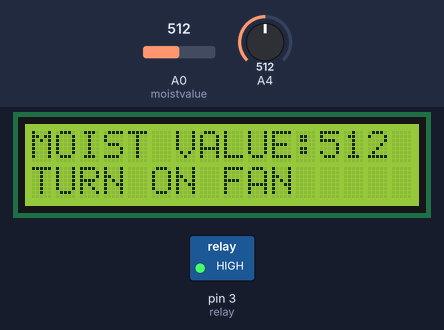
Simulated run of this sketch. Board: Arduino Uno, built with avr-gcc and run on an emulated ATmega328P. On the bench: 16×2 character LCD, switched loads named in the sketch (green lamp = pin HIGH). Inputs (shaded band) come from the test bench; at power-on: A0 (moistvalue) = 512, A4 = 512.

Above: at 1.2 s.
1.3 s: A0 (moistvalue) set to 306
At 3.4 s:
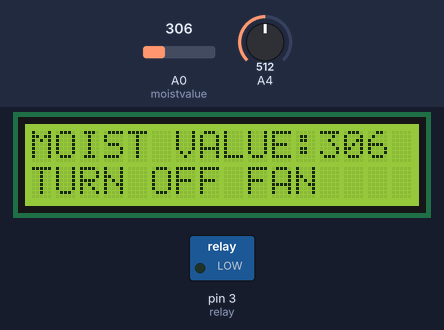
7.3 s: A4 set to 390
At 8.8 s:
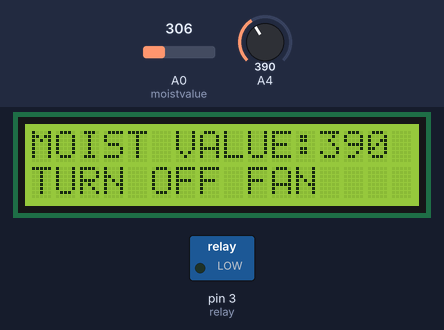
11.7 s: A4 set to 410
At 12.8 s:
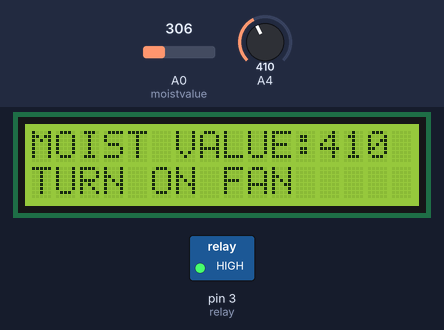
14.4 s: A4 set to 306
At 16.8 s:
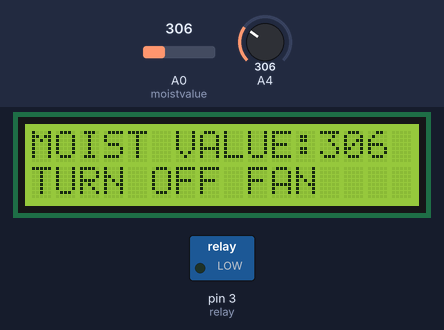
Timing chart, 0 to 18.3 s (numbered marks = the images above; inputs shaded):
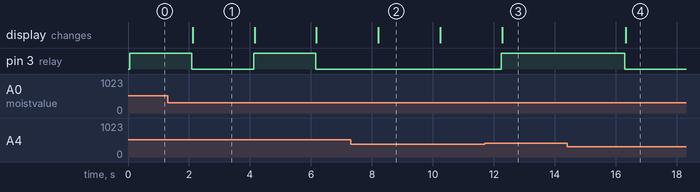

Measured:
- after the input at 1.3 s, pin 3 (relay): HIGH → LOW after 0.79 s, → HIGH 2.0 s later, → LOW 2.0 s later; the display: changes after 0.82 s (image 1)
- after the input at 7.3 s, pin 3 (relay): stays LOW (without the input it goes to HIGH after 0.88 s); the display: changes after 0.91 s (image 2)
- after the input at 11.7 s, pin 3 (relay): LOW → HIGH after 0.54 s; the display: changes after 0.57 s (image 3)
- after the input at 14.4 s, pin 3 (relay): HIGH → LOW after 1.9 s; the display: changes after 1.9 s (image 4)
- what the display in image 1 shows lasts 2.1 s, from 2.1 s to 4.2 s

The sketch:

MOISTURE1.ino
```cpp
#include <Wire.h>
#include <LiquidCrystal_I2C.h>
LiquidCrystal_I2C lcd(0x27,16,2);
int moisturesensor=A3;
int relay=3;
int moistvalue=0;

void setup()
{
  lcd.begin();
  lcd.backlight();
  Serial.begin(9600);
  pinMode(moisturesensor,INPUT);
  pinMode(relay,OUTPUT);
  }
void loop()
{
   moistvalue=analogRead(moistvalue);
// Serial.println(irvalue);
if (moistvalue>=400)
{
  digitalWrite(relay,HIGH);
  lcd.clear();
  lcd.setCursor(0,0);
  lcd.print("MOIST VALUE:");lcd.print(moistvalue);
  lcd.setCursor(0,1);
  lcd.print("TURN ON FAN");


}

else
{

  digitalWrite(relay,LOW);
  lcd.clear();
  lcd.setCursor(0,0);
  lcd.print("MOIST VALUE:");lcd.print(moistvalue);
  lcd.setCursor(0,1);
  lcd.print("TURN OFF FAN");

}
delay(2000);
}
```
